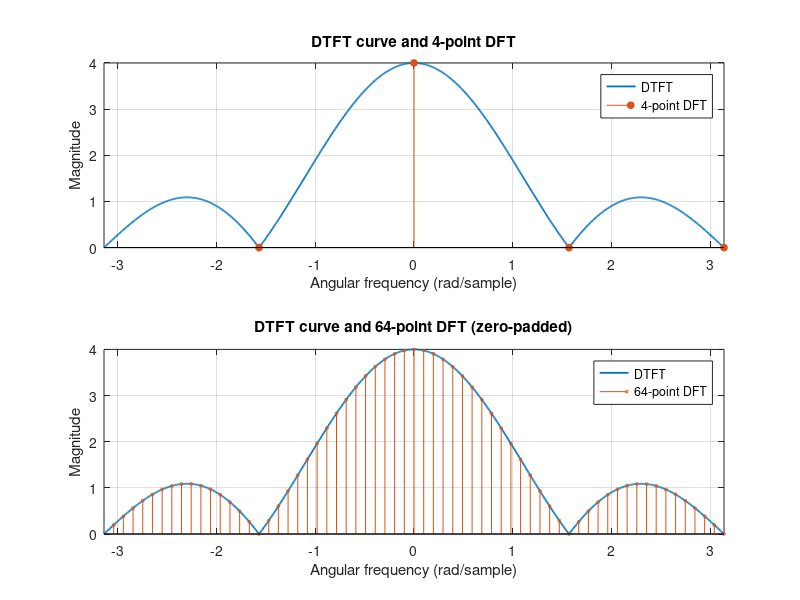

This figure's MATLAB source:
%% Exercise 4 - Compare the DTFT, 4-point DFT and 64-point DFT
% Savonia Lecture 5 - Fourier Assignment
clear; clc; close all;

x = [1 1 1 1];
n = 0:length(x)-1;

% DTFT evaluated at 1000 frequencies from -pi to +pi.
w = linspace(-pi,pi,1000);
X = x*exp(-1j*(n.'*w));

% DFT magnitudes at 4 and 64 equally spaced frequency locations.
N4 = 4;
N64 = 64;
Y4 = fft(x,N4);
Y64 = fft(x,N64);
w4 = 2*pi*(0:N4-1)/N4;
w64 = 2*pi*(0:N64-1)/N64;

% Wrap FFT bins into [-pi,pi] so we can compare with the DTFT.
w4(w4 > pi) = w4(w4 > pi)-2*pi;
w64(w64 > pi) = w64(w64 > pi)-2*pi;
[w4,ord4] = sort(w4);
[w64,ord64] = sort(w64);
mag4 = abs(Y4(ord4));
mag64 = abs(Y64(ord64));

figure('Name','Exercise 4 - DTFT vs DFT','Color','w');
subplot(2,1,1);
plot(w,abs(X),'LineWidth',1.3); hold on;
stem(w4,mag4,'filled','MarkerSize',5);
grid on; xlim([-pi pi]);
xlabel('Angular frequency (rad/sample)'); ylabel('Magnitude');
title('DTFT curve and 4-point DFT');
legend('DTFT','4-point DFT','Location','best');

subplot(2,1,2);
plot(w,abs(X),'LineWidth',1.3); hold on;
stem(w64,mag64,'MarkerSize',2);
grid on; xlim([-pi pi]);
xlabel('Angular frequency (rad/sample)'); ylabel('Magnitude');
title('DTFT curve and 64-point DFT (zero-padded)');
legend('DTFT','64-point DFT','Location','best');

fprintf('Original sequence has %d samples.\n',length(x));
fprintf('fft(x,4) returns %d frequency values.\n',length(Y4));
fprintf('fft(x,64) returns %d frequency values.\n',length(Y64));
fprintf('Theoretical zeros are at w = -pi, -pi/2, pi/2 and pi in the plotted range.\n');

scriptFolder = fileparts(mfilename('fullpath'));
if isempty(scriptFolder), scriptFolder = pwd; end
saveas(gcf,fullfile(scriptFolder,'dtft-dft-comparison.png'));
disp('Saved dtft-dft-comparison.png');
